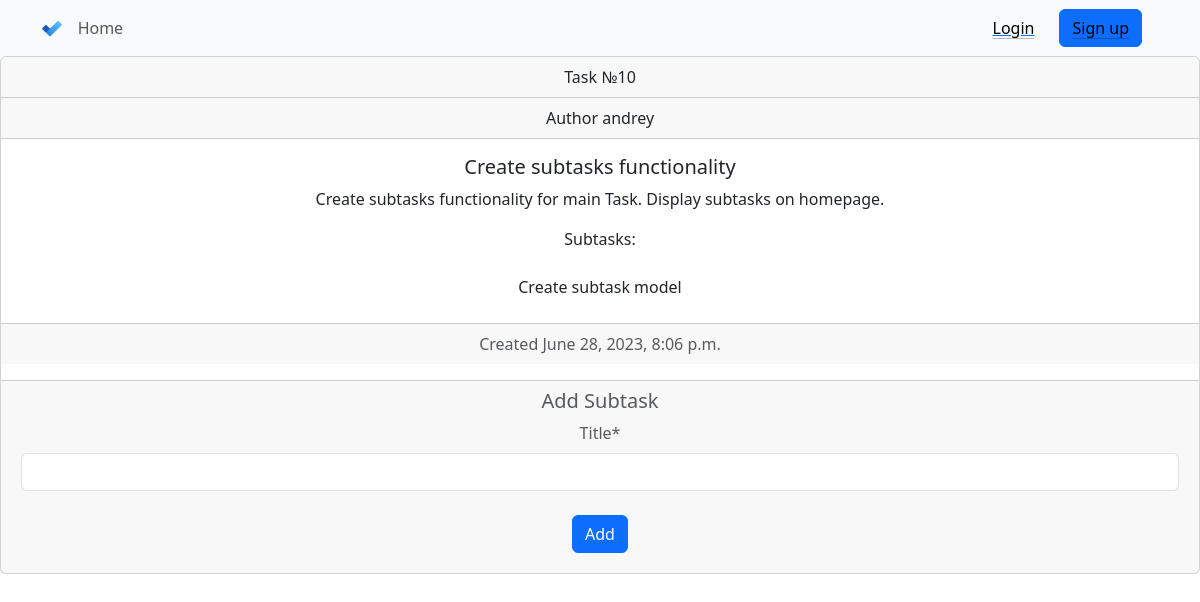
The app's page /task/10/detail/ with its own data.
### todo/models.py (models this page shows, shortened)
class Task(models.Model):
    author = models.ForeignKey(settings.AUTH_USER_MODEL, on_delete=models.CASCADE)
    title = models.CharField(max_length=200)
    text = models.TextField()
    created_date = models.DateTimeField(default=timezone.now)
    is_done = models.BooleanField(default=False)
    is_canceled = models.BooleanField(default=False)
    categ = models.ForeignKey('Category', on_delete=models.CASCADE, null=True)

class Subtask(models.Model):
    task = models.ForeignKey('Task', on_delete=models.CASCADE, null=True)
    title = models.CharField(max_length=200, null=True)
    created_date = models.DateTimeField(default=timezone.now)
    is_done = models.BooleanField(default=False)
    is_canceled = models.BooleanField(default=False)
    def __str__(self):
        return self.title

### todo/views.py (the view)
# urls.py: path('task/<int:pk>/detail/', views.task_detail, name='task_detail'),
def task_detail(request, pk):
    task = get_object_or_404(Task, pk=pk)
    subtask_list = task.subtask_set.all()
    print(subtask_list)
    if request.method == "POST":
        form = CreateSubtaskForm(request.POST)
        if form.is_valid():
            subtask = form.save(commit=False)
            subtask.task = task
            subtask.save()
            return redirect('task_detail', pk=pk)
        else:
            messages.error(request, 'Error saving form')
    else:
        form = CreateSubtaskForm()
    return render(request, 'todo/task_detail.html', {'task': task, 'form': form, 'subtask_list': subtask_list})

### todo/forms.py
class CreateSubtaskForm(forms.ModelForm):
    class Meta:
        model = Subtask
        fields = {'title'}
        widgets = {
            'title': TextInput(attrs={'class': 'form-control'})
        }

### todo/templates/todo/task_detail.html (shortened to what this page needs)
{% extends 'todo/base.html' %}
{% block content %}
    {% load crispy_forms_tags %}
    <div class="card text-center">
  <div class="card-header">
    Task №{{ task.pk }}
  </div>
        <div class="card-header">
    Author {{ task.author }}
  </div>
  <div class="card-body">
    <h5 class="card-title">{{ task.title}}</h5>
    <p class="card-text">{{ task.text }}</p>
      {% if subtask_list|length > 0 %}
      <p class="card-text">Subtasks:</p>
        <ul class="list-group list-group-flush">
        {% for s in subtask_list %}
        <li class="list-group-item">{{ s.title }}</li>
        {% endfor %}
        </ul>
          {% else %}
          <p class="card-text">No subtasks added.</p>
      {% endif %}
  </div>
  <div class="card-footer text-body-secondary">
    <p class="card-text">Created {{ task.created_date }}</p>
  </div>
    <div class="card-footer text-body-secondary mt-3">
        <h5 class="card-title">Add Subtask</h5>
        <form method="POST" class="m-1">
            {{ form|crispy }}
                <button type="submit" class="btn btn-primary m-2">Add</button>
        </form>
    </div>
</div>
{% endblock %}

### records on screen
Task: pk "10", author "andrey", title "Create subtasks functionality", text "Create subtasks functionality for main Task. Display subtasks on homepage.", created_date "June 28, 2023, 8:06 p.m."
Subtask: title "Create subtask model"
